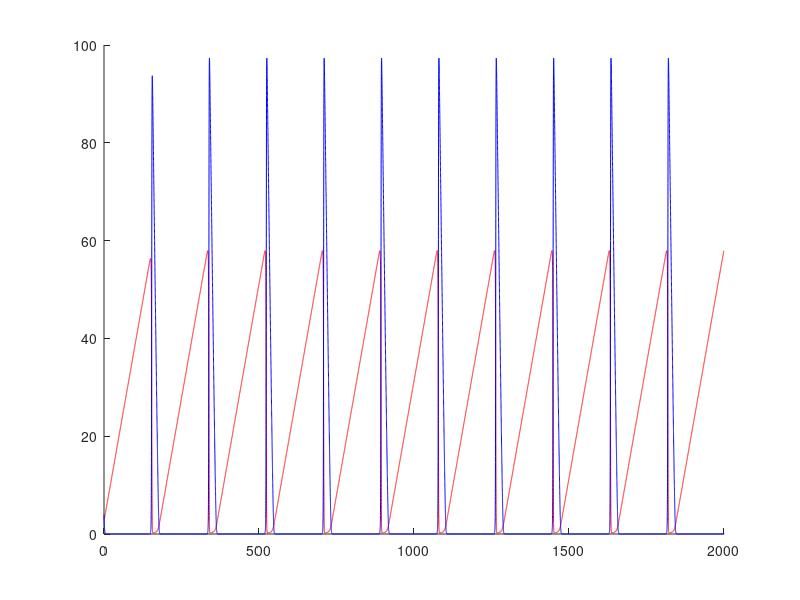
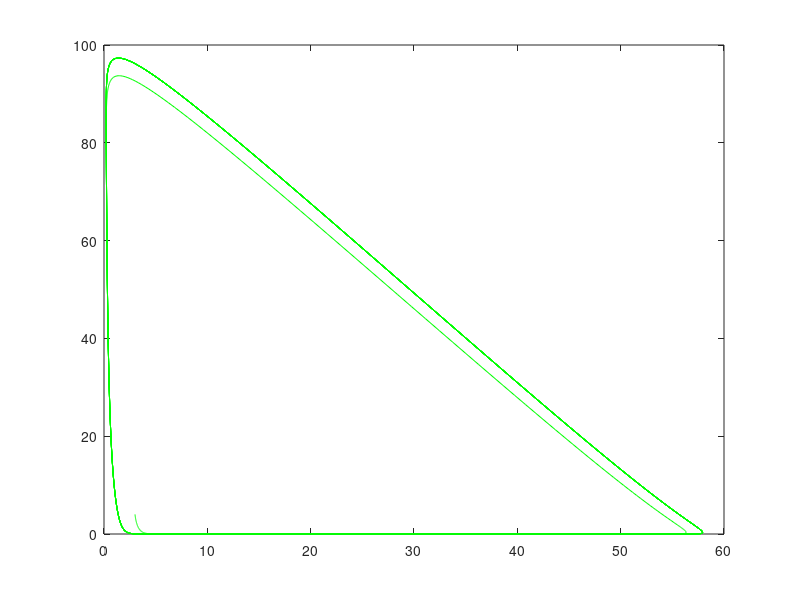

The MATLAB source for these figures, in order:
k1 = 0.02;
kp=6;
Km=5;
Vin=0.36;
G0 = 3;
ATP0 = 4;
dt = 0.05;
tlast = 2000;
iterations = round(tlast/dt);
Gall = zeros(iterations,1);
ATPall = zeros(iterations,1);
G=G0;
ATP=ATP0;
for i = 1:iterations
    Gall(i) = G;
    ATPall(i)=ATP;
    dGdt = Vin - k1*G*ATP;
    dATPdt = 2*k1*G*ATP - (kp*ATP)/(ATP + Km) ; 
    G = G + dGdt*dt; 
    ATP = ATP + dATPdt*dt;
end
time = dt*(0:iterations-1)';
figure
hold on
plot(time,Gall,'r')
plot(time,ATPall,'b')
figure
plot(Gall,ATPall,'g')
Gmax = max(Gall)
ATPmax = max(ATPall)

%method for freq1 - wrong
%maximum = Gall((Gall-Gmax)<0.1);
%f4=length(maximum)

%method for freq2 - wrong
%peak=[]
%for i = 1:length(Gall)
%    if i<length(Gall)
%peak = [peak Gall((Gall(i+1)-Gall(i))<dt)]
%    end
%end
%peak

%amplitudes - seems to work
%ampl_vector = [Vin k1 kp Km max(Gall)-min(Gall) max(ATPall)-min(ATPall)]
%ampl_matrix = [ampl_matrix; ampl_vector]




